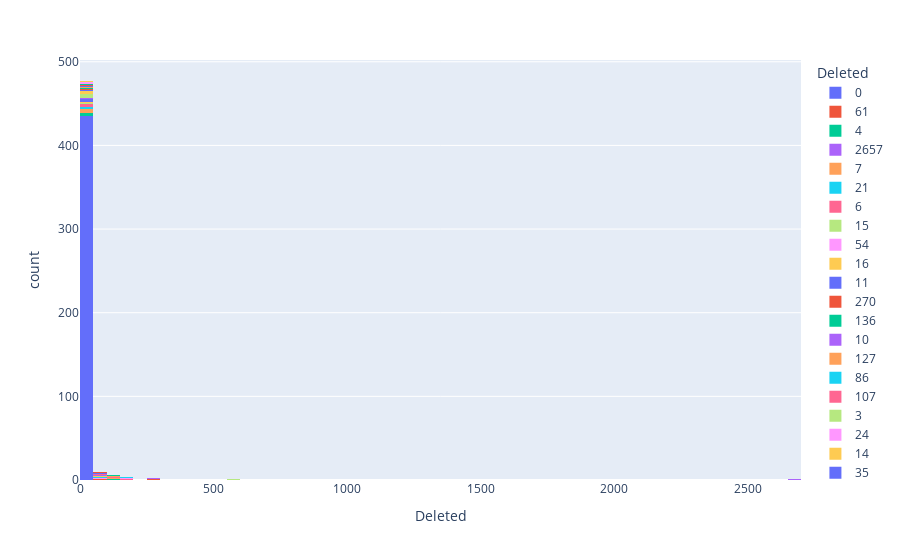

Notebook cell for this chart:
### Code cell
px.histogram(df, x="Deleted", color="Deleted")

### Figure 1 — Plotly figure (JSON) as saved in the notebook; plotly's stock layout.template omitted (floating-point values rounded to 4 significant figures; data arrays with more than 128 entries replaced by an {"elided": "..."} marker saying what was removed)
{"data": [{"alignmentgroup": "True", "bingroup": "x", "hovertemplate": "Deleted=%{x}<br>count=%{y}<extra></extra>", "legendgroup": "0", "marker": {"color": "#636efa", "pattern": {"shape": ""}}, "name": "0", "offsetgroup": "0", "orientation": "v", "showlegend": true, "type": "histogram", "x": {"elided": "435 int values"}, "xaxis": "x", "yaxis": "y"}, {"alignmentgroup": "True", "bingroup": "x", "hovertemplate": "Deleted=%{x}<br>count=%{y}<extra></extra>", "legendgroup": "61", "marker": {"color": "#EF553B", "pattern": {"shape": ""}}, "name": "61", "offsetgroup": "61", "orientation": "v", "showlegend": true, "type": "histogram", "x": [61], "xaxis": "x", "yaxis": "y"}, {"alignmentgroup": "True", "bingroup": "x", "hovertemplate": "Deleted=%{x}<br>count=%{y}<extra></extra>", "legendgroup": "4", "marker": {"color": "#00cc96", "pattern": {"shape": ""}}, "name": "4", "offsetgroup": "4", "orientation": "v", "showlegend": true, "type": "histogram", "x": [4, 4, 4, 4], "xaxis": "x", "yaxis": "y"}, {"alignmentgroup": "True", "bingroup": "x", "hovertemplate": "Deleted=%{x}<br>count=%{y}<extra></extra>", "legendgroup": "2657", "marker": {"color": "#ab63fa", "pattern": {"shape": ""}}, "name": "2657", "offsetgroup": "2657", "orientation": "v", "showlegend": true, "type": "histogram", "x": [2657], "xaxis": "x", "yaxis": "y"}, {"alignmentgroup": "True", "bingroup": "x", "hovertemplate": "Deleted=%{x}<br>count=%{y}<extra></extra>", "legendgroup": "7", "marker": {"color": "#FFA15A", "pattern": {"shape": ""}}, "name": "7", "offsetgroup": "7", "orientation": "v", "showlegend": true, "type": "histogram", "x": [7, 7, 7, 7, 7], "xaxis": "x", "yaxis": "y"}, {"alignmentgroup": "True", "bingroup": "x", "hovertemplate": "Deleted=%{x}<br>count=%{y}<extra></extra>", "legendgroup": "21", "marker": {"color": "#19d3f3", "pattern": {"shape": ""}}, "name": "21", "offsetgroup": "21", "orientation": "v", "showlegend": true, "type": "histogram", "x": [21, 21], "xaxis": "x", "yaxis": "y"}, {"alignmentgroup": "True", "bingroup": "x", "hovertemplate": "Deleted=%{x}<br>count=%{y}<extra></extra>", "legendgroup": "6", "marker": {"color": "#FF6692", "pattern": {"shape": ""}}, "name": "6", "offsetgroup": "6", "orientation": "v", "showlegend": true, "type": "histogram", "x": [6, 6, 6, 6], "xaxis": "x", "yaxis": "y"}, {"alignmentgroup": "True", "bingroup": "x", "hovertemplate": "Deleted=%{x}<br>count=%{y}<extra></extra>", "legendgroup": "15", "marker": {"color": "#B6E880", "pattern": {"shape": ""}}, "name": "15", "offsetgroup": "15", "orientation": "v", "showlegend": true, "type": "histogram", "x": [15], "xaxis": "x", "yaxis": "y"}, {"alignmentgroup": "True", "bingroup": "x", "hovertemplate": "Deleted=%{x}<br>count=%{y}<extra></extra>", "legendgroup": "54", "marker": {"color": "#FF97FF", "pattern": {"shape": ""}}, "name": "54", "offsetgroup": "54", "orientation": "v", "showlegend": true, "type": "histogram", "x": [54], "xaxis": "x", "yaxis": "y"}, {"alignmentgroup": "True", "bingroup": "x", "hovertemplate": "Deleted=%{x}<br>count=%{y}<extra></extra>", "legendgroup": "16", "marker": {"color": "#FECB52", "pattern": {"shape": ""}}, "name": "16", "offsetgroup": "16", "orientation": "v", "showlegend": true, "type": "histogram", "x": [16], "xaxis": "x", "yaxis": "y"}, {"alignmentgroup": "True", "bingroup": "x", "hovertemplate": "Deleted=%{x}<br>count=%{y}<extra></extra>", "legendgroup": "11", "marker": {"color": "#636efa", "pattern": {"shape": ""}}, "name": "11", "offsetgroup": "11", "orientation": "v", "showlegend": true, "type": "histogram", "x": [11, 11, 11, 11], "xaxis": "x", "yaxis": "y"}, {"alignmentgroup": "True", "bingroup": "x", "hovertemplate": "Deleted=%{x}<br>count=%{y}<extra></extra>", "legendgroup": "270", "marker": {"color": "#EF553B", "pattern": {"shape": ""}}, "name": "270", "offsetgroup": "270", "orientation": "v", "showlegend": true, "type": "histogram", "x": [270], "xaxis": "x", "yaxis": "y"}, {"alignmentgroup": "True", "bingroup": "x", "hovertemplate": "Deleted=%{x}<br>count=%{y}<extra></extra>", "legendgroup": "136", "marker": {"color": "#00cc96", "pattern": {"shape": ""}}, "name": "136", "offsetgroup": "136", "orientation": "v", "showlegend": true, "type": "histogram", "x": [136], "xaxis": "x", "yaxis": "y"}, {"alignmentgroup": "True", "bingroup": "x", "hovertemplate": "Deleted=%{x}<br>count=%{y}<extra></extra>", "legendgroup": "10", "marker": {"color": "#ab63fa", "pattern": {"shape": ""}}, "name": "10", "offsetgroup": "10", "orientation": "v", "showlegend": true, "type": "histogram", "x": [10], "xaxis": "x", "yaxis": "y"}, {"alignmentgroup": "True", "bingroup": "x", "hovertemplate": "Deleted=%{x}<br>count=%{y}<extra></extra>", "legendgroup": "127", "marker": {"color": "#FFA15A", "pattern": {"shape": ""}}, "name": "127", "offsetgroup": "127", "orientation": "v", "showlegend": true, "type": "histogram", "x": [127], "xaxis": "x", "yaxis": "y"}, {"alignmentgroup": "True", "bingroup": "x", "hovertemplate": "Deleted=%{x}<br>count=%{y}<extra></extra>", "legendgroup": "86", "marker": {"color": "#19d3f3", "pattern": {"shape": ""}}, "name": "86", "offsetgroup": "86", "orientation": "v", "showlegend": true, "type": "histogram", "x": [86], "xaxis": "x", "yaxis": "y"}, {"alignmentgroup": "True", "bingroup": "x", "hovertemplate": "Deleted=%{x}<br>count=%{y}<extra></extra>", "legendgroup": "107", "marker": {"color": "#FF6692", "pattern": {"shape": ""}}, "name": "107", "offsetgroup": "107", "orientation": "v", "showlegend": true, "type": "histogram", "x": [107], "xaxis": "x", "yaxis": "y"}, {"alignmentgroup": "True", "bingroup": "x", "hovertemplate": "Deleted=%{x}<br>count=%{y}<extra></extra>", "legendgroup": "3", "marker": {"color": "#B6E880", "pattern": {"shape": ""}}, "name": "3", "offsetgroup": "3", "orientation": "v", "showlegend": true, "type": "histogram", "x": [3, 3, 3, 3], "xaxis": "x", "yaxis": "y"}, {"alignmentgroup": "True", "bingroup": "x", "hovertemplate": "Deleted=%{x}<br>count=%{y}<extra></extra>", "legendgroup": "24", "marker": {"color": "#FF97FF", "pattern": {"shape": ""}}, "name": "24", "offsetgroup": "24", "orientation": "v", "showlegend": true, "type": "histogram", "x": [24], "xaxis": "x", "yaxis": "y"}, {"alignmentgroup": "True", "bingroup": "x", "hovertemplate": "Deleted=%{x}<br>count=%{y}<extra></extra>", "legendgroup": "14", "marker": {"color": "#FECB52", "pattern": {"shape": ""}}, "name": "14", "offsetgroup": "14", "orientation": "v", "showlegend": true, "type": "histogram", "x": [14, 14, 14], "xaxis": "x", "yaxis": "y"}, {"alignmentgroup": "True", "bingroup": "x", "hovertemplate": "Deleted=%{x}<br>count=%{y}<extra></extra>", "legendgroup": "35", "marker": {"color": "#636efa", "pattern": {"shape": ""}}, "name": "35", "offsetgroup": "35", "orientation": "v", "showlegend": true, "type": "histogram", "x": [35], "xaxis": "x", "yaxis": "y"}, {"alignmentgroup": "True", "bingroup": "x", "hovertemplate": "Deleted=%{x}<br>count=%{y}<extra></extra>", "legendgroup": "25", "marker": {"color": "#EF553B", "pattern": {"shape": ""}}, "name": "25", "offsetgroup": "25", "orientation": "v", "showlegend": true, "type": "histogram", "x": [25], "xaxis": "x", "yaxis": "y"}, {"alignmentgroup": "True", "bingroup": "x", "hovertemplate": "Deleted=%{x}<br>count=%{y}<extra></extra>", "legendgroup": "18", "marker": {"color": "#00cc96", "pattern": {"shape": ""}}, "name": "18", "offsetgroup": "18", "orientation": "v", "showlegend": true, "type": "histogram", "x": [18, 18], "xaxis": "x", "yaxis": "y"}, {"alignmentgroup": "True", "bingroup": "x", "hovertemplate": "Deleted=%{x}<br>count=%{y}<extra></extra>", "legendgroup": "255", "marker": {"color": "#ab63fa", "pattern": {"shape": ""}}, "name": "255", "offsetgroup": "255", "orientation": "v", "showlegend": true, "type": "histogram", "x": [255], "xaxis": "x", "yaxis": "y"}, {"alignmentgroup": "True", "bingroup": "x", "hovertemplate": "Deleted=%{x}<br>count=%{y}<extra></extra>", "legendgroup": "33", "marker": {"color": "#FFA15A", "pattern": {"shape": ""}}, "name": "33", "offsetgroup": "33", "orientation": "v", "showlegend": true, "type": "histogram", "x": [33], "xaxis": "x", "yaxis": "y"}, {"alignmentgroup": "True", "bingroup": "x", "hovertemplate": "Deleted=%{x}<br>count=%{y}<extra></extra>", "legendgroup": "112", "marker": {"color": "#19d3f3", "pattern": {"shape": ""}}, "name": "112", "offsetgroup": "112", "orientation": "v", "showlegend": true, "type": "histogram", "x": [112], "xaxis": "x", "yaxis": "y"}, {"alignmentgroup": "True", "bingroup": "x", "hovertemplate": "Deleted=%{x}<br>count=%{y}<extra></extra>", "legendgroup": "184", "marker": {"color": "#FF6692", "pattern": {"shape": ""}}, "name": "184", "offsetgroup": "184", "orientation": "v", "showlegend": true, "type": "histogram", "x": [184], "xaxis": "x", "yaxis": "y"}, {"alignmentgroup": "True", "bingroup": "x", "hovertemplate": "Deleted=%{x}<br>count=%{y}<extra></extra>", "legendgroup": "565", "marker": {"color": "#B6E880", "pattern": {"shape": ""}}, "name": "565", "offsetgroup": "565", "orientation": "v", "showlegend": true, "type": "histogram", "x": [565], "xaxis": "x", "yaxis": "y"}, {"alignmentgroup": "True", "bingroup": "x", "hovertemplate": "Deleted=%{x}<br>count=%{y}<extra></extra>", "legendgroup": "180", "marker": {"color": "#FF97FF", "pattern": {"shape": ""}}, "name": "180", "offsetgroup": "180", "orientation": "v", "showlegend": true, "type": "histogram", "x": [180], "xaxis": "x", "yaxis": "y"}, {"alignmentgroup": "True", "bingroup": "x", "hovertemplate": "Deleted=%{x}<br>count=%{y}<extra></extra>", "legendgroup": "60", "marker": {"color": "#FECB52", "pattern": {"shape": ""}}, "name": "60", "offsetgroup": "60", "orientation": "v", "showlegend": true, "type": "histogram", "x": [60, 60], "xaxis": "x", "yaxis": "y"}, {"alignmentgroup": "True", "bingroup": "x", "hovertemplate": "Deleted=%{x}<br>count=%{y}<extra></extra>", "legendgroup": "30", "marker": {"color": "#636efa", "pattern": {"shape": ""}}, "name": "30", "offsetgroup": "30", "orientation": "v", "showlegend": true, "type": "histogram", "x": [30], "xaxis": "x", "yaxis": "y"}, {"alignmentgroup": "True", "bingroup": "x", "hovertemplate": "Deleted=%{x}<br>count=%{y}<extra></extra>", "legendgroup": "5", "marker": {"color": "#EF553B", "pattern": {"shape": ""}}, "name": "5", "offsetgroup": "5", "orientation": "v", "showlegend": true, "type": "histogram", "x": [5], "xaxis": "x", "yaxis": "y"}, {"alignmentgroup": "True", "bingroup": "x", "hovertemplate": "Deleted=%{x}<br>count=%{y}<extra></extra>", "legendgroup": "23", "marker": {"color": "#00cc96", "pattern": {"shape": ""}}, "name": "23", "offsetgroup": "23", "orientation": "v", "showlegend": true, "type": "histogram", "x": [23], "xaxis": "x", "yaxis": "y"}, {"alignmentgroup": "True", "bingroup": "x", "hovertemplate": "Deleted=%{x}<br>count=%{y}<extra></extra>", "legendgroup": "53", "marker": {"color": "#ab63fa", "pattern": {"shape": ""}}, "name": "53", "offsetgroup": "53", "orientation": "v", "showlegend": true, "type": "histogram", "x": [53], "xaxis": "x", "yaxis": "y"}, {"alignmentgroup": "True", "bingroup": "x", "hovertemplate": "Deleted=%{x}<br>count=%{y}<extra></extra>", "legendgroup": "128", "marker": {"color": "#FFA15A", "pattern": {"shape": ""}}, "name": "128", "offsetgroup": "128", "orientation": "v", "showlegend": true, "type": "histogram", "x": [128], "xaxis": "x", "yaxis": "y"}, {"alignmentgroup": "True", "bingroup": "x", "hovertemplate": "Deleted=%{x}<br>count=%{y}<extra></extra>", "legendgroup": "186", "marker": {"color": "#19d3f3", "pattern": {"shape": ""}}, "name": "186", "offsetgroup": "186", "orientation": "v", "showlegend": true, "type": "histogram", "x": [186], "xaxis": "x", "yaxis": "y"}, {"alignmentgroup": "True", "bingroup": "x", "hovertemplate": "Deleted=%{x}<br>count=%{y}<extra></extra>", "legendgroup": "75", "marker": {"color": "#FF6692", "pattern": {"shape": ""}}, "name": "75", "offsetgroup": "75", "orientation": "v", "showlegend": true, "type": "histogram", "x": [75], "xaxis": "x", "yaxis": "y"}, {"alignmentgroup": "True", "bingroup": "x", "hovertemplate": "Deleted=%{x}<br>count=%{y}<extra></extra>", "legendgroup": "8", "marker": {"color": "#B6E880", "pattern": {"shape": ""}}, "name": "8", "offsetgroup": "8", "orientation": "v", "showlegend": true, "type": "histogram", "x": [8], "xaxis": "x", "yaxis": "y"}, {"alignmentgroup": "True", "bingroup": "x", "hovertemplate": "Deleted=%{x}<br>count=%{y}<extra></extra>", "legendgroup": "12", "marker": {"color": "#FF97FF", "pattern": {"shape": ""}}, "name": "12", "offsetgroup": "12", "orientation": "v", "showlegend": true, "type": "histogram", "x": [12, 12], "xaxis": "x", "yaxis": "y"}, {"alignmentgroup": "True", "bingroup": "x", "hovertemplate": "Deleted=%{x}<br>count=%{y}<extra></extra>", "legendgroup": "27", "marker": {"color": "#FECB52", "pattern": {"shape": ""}}, "name": "27", "offsetgroup": "27", "orientation": "v", "showlegend": true, "type": "histogram", "x": [27], "xaxis": "x", "yaxis": "y"}, {"alignmentgroup": "True", "bingroup": "x", "hovertemplate": "Deleted=%{x}<br>count=%{y}<extra></extra>", "legendgroup": "77", "marker": {"color": "#636efa", "pattern": {"shape": ""}}, "name": "77", "offsetgroup": "77", "orientation": "v", "showlegend": true, "type": "histogram", "x": [77], "xaxis": "x", "yaxis": "y"}, {"alignmentgroup": "True", "bingroup": "x", "hovertemplate": "Deleted=%{x}<br>count=%{y}<extra></extra>", "legendgroup": "70", "marker": {"color": "#EF553B", "pattern": {"shape": ""}}, "name": "70", "offsetgroup": "70", "orientation": "v", "showlegend": true, "type": "histogram", "x": [70], "xaxis": "x", "yaxis": "y"}, {"alignmentgroup": "True", "bingroup": "x", "hovertemplate": "Deleted=%{x}<br>count=%{y}<extra></extra>", "legendgroup": "135", "marker": {"color": "#00cc96", "pattern": {"shape": ""}}, "name": "135", "offsetgroup": "135", "orientation": "v", "showlegend": true, "type": "histogram", "x": [135], "xaxis": "x", "yaxis": "y"}], "layout": {"barmode": "relative", "legend": {"title": {"text": "Deleted"}, "tracegroupgap": 0}, "margin": {"t": 60}, "xaxis": {"anchor": "y", "categoryarray": [0, 61, 4, 2657, 7, 21, 6, 15, 54, 16, 11, 270, 136, 10, 127, 86, 107, 3, 24, 14, 35, 25, 18, 255, 33, 112, 184, 565, 180, 60, 30, 5, 23, 53, 128, 186, 75, 8, 12, 27, 77, 70, 135], "categoryorder": "array", "domain": [0, 1], "title": {"text": "Deleted"}}, "yaxis": {"anchor": "x", "domain": [0, 1], "title": {"text": "count"}}}}
